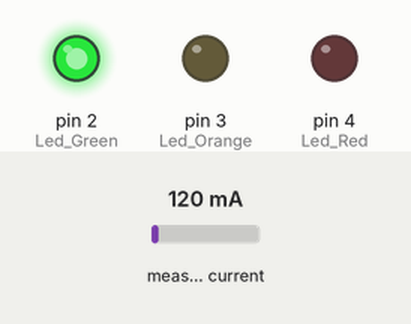
Simulated run of this sketch. Board: Arduino Uno, built with avr-gcc and run on an emulated ATmega328P. Shown: output pins drawn as LEDs (lit = HIGH). The inputs (shaded band) are chosen by the test bench; at power-on: measured current 120 mA. What the sketch prints to the serial monitor is not drawn.

Above: at 0.2 s.
Timing chart, 0 to 1.7 s (numbered marks = the images above):
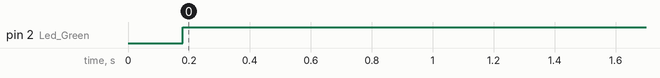

Measured:
- by itself, pin 2 (Led_Green): LOW → HIGH at 0.18 s

The sketch:

current_V2.ino
```cpp
// (licence header left out)
#include "EmonLib.h"                   // Include Emon Library
EnergyMonitor emon1;                   // Create an instance

// Define Output indicators
#define Led_Green 2
#define Led_Orange 3
#define Led_Red 4


void setup()
{
  Serial.begin(9600);

  emon1.current(1, 60);             // Current: input pin, calibration.

  pinMode (Led_Green, OUTPUT);
  pinMode (Led_Orange, OUTPUT);
  pinMode (Led_Red, OUTPUT);

  digitalWrite(Led_Green, 0);
  digitalWrite(Led_Orange, 0);
  digitalWrite(Led_Red, 0);
}

void loop()
{
  double Irms = emon1.calcIrms(1480);  // Calculate Irms only

  //Serial.print(Irms*230.0);	       // Apparent power
  //Serial.print(" ");
  Serial.println(Irms);		       // Irms

  if (Irms <= 30) {
     digitalWrite(Led_Green, 1);
     digitalWrite(Led_Orange, 0);
     digitalWrite(Led_Red, 0);
  }
  else if ((Irms > 30) &&  (Irms <= 55)) {
        digitalWrite(Led_Green, 1);
        digitalWrite(Led_Orange, 1);
        digitalWrite(Led_Red, 0);
     }
  else if ((Irms > 55) &&  (Irms <= 100)) {
       digitalWrite(Led_Green, 1);
       digitalWrite(Led_Orange, 1);
       digitalWrite(Led_Red, 1);
      }

}
```
